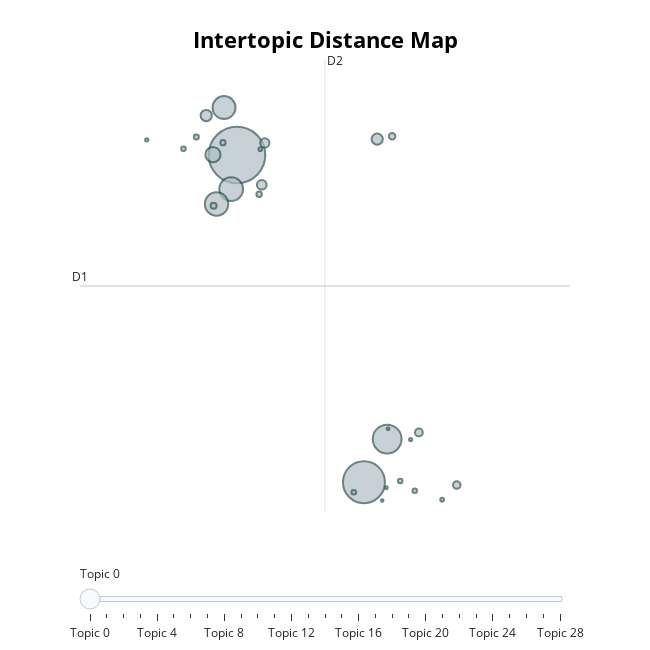

Notebook code for this chart:
### Code cell
topic_model_hdbscan.visualize_barchart(top_n_topics=30)
topic_model_hdbscan.visualize_topics()

### Figure 1 — Plotly figure (JSON) as saved in the notebook; plotly's stock layout.template omitted (floating-point values rounded to 4 significant figures)
{"data": [{"customdata": [[0, "01 | dukung | orang | pilih | kayak", 7897], [1, "cak | imin | anies | baswedan | rasyid", 4350], [2, "presiden | anies | indonesia | pilih | baswedan", 2041], [3, "presiden | calon | indonesia | 01 | wakil", 1383], [4, "politik | demokrasi | partai | demokrat | nasional", 1348], [5, "debat | presiden | calon | wakil | imin", 1302], [6, "video | videotron | film | lihat | 01", 567], [7, "kritik | komentar | opini | dukung | 01", 314], [8, "twitter | berita | 01 | tiktok | instagram", 305], [9, "program | misi | visi | kerja | anies", 231], [10, "pintar | orang | dukung | 01 | bodoh", 211], [11, "palestina | israel | merdeka | aksi | bela", 149], [12, "kayak | cak | imin | lihat | anies", 141], [13, "media | sosial | 01 | banget | televisi", 102], [14, "legislatif | calon | partai | dewan | hukum", 89], [15, "pop | korea | kpopers | fandom | idol", 73], [16, "jalan | 00am | on | way | the", 68], [17, "strategi | strategy | 01 | strategis | tim", 61], [18, "viral | viralkan | ham | etik | vaccine", 52], [19, "model | template | dukung | 01 | bikin", 52], [20, "reply | respons | respon | reaksi | cak", 51], [21, "foto | blunder | cak | imin | fadil", 49], [22, "data | luhut | cherry | tambang | picking", 33], [23, "bot | polling | robot | serobot | 01", 33], [24, "konsep | gene | bosman | bagus | navy", 27], [25, "stadion | international | stadium | internasional | association", 25], [26, "estate | food | tani | blak | imin", 21], [27, "store | app | unduh | play | urut", 20], [28, "handphone | sita | handphonenya | tolong | cak", 16]], "hovertemplate": "<b>Topic %{customdata[0]}</b><br>%{customdata[1]}<br>Size: %{customdata[2]}", "legendgroup": "", "marker": {"color": "#B0BEC5", "line": {"color": "DarkSlateGrey", "width": 2}, "size": [7897, 4350, 2041, 1383, 1348, 1302, 567, 314, 305, 231, 211, 149, 141, 102, 89, 73, 68, 61, 52, 52, 51, 49, 33, 33, 27, 25, 21, 20, 16], "sizemode": "area", "sizeref": 4.936, "symbol": "circle"}, "mode": "markers", "name": "", "orientation": "v", "showlegend": false, "type": "scatter", "x": [5.915, 7.319, 7.575, 5.851, 5.689, 5.772, 5.65, 5.576, 7.465, 6.189, 6.223, 7.926, 8.345, 7.63, 5.657, 6.16, 5.761, 5.466, 7.206, 5.324, 7.72, 7.881, 8.183, 6.173, 4.918, 7.835, 7.566, 7.585, 7.521], "xaxis": "x", "y": [12.89, -2.756, -0.6928, 11.25, 10.55, 15.16, 12.9, 14.78, 13.65, 11.47, 13.46, -0.3778, -2.894, 13.79, 10.46, 11.02, 13.48, 13.75, -3.234, 13.19, -2.7, -3.164, -3.593, 13.17, 13.61, -0.7162, -3.021, -0.2059, -3.636], "yaxis": "y"}], "layout": {"annotations": [{"showarrow": false, "text": "D1", "x": 4.18, "y": 6.625, "yshift": 10}, {"showarrow": false, "text": "D2", "x": 6.888, "xshift": 10, "y": 17.43}], "height": 650, "hoverlabel": {"bgcolor": "white", "font": {"family": "Rockwell", "size": 16}}, "legend": {"itemsizing": "constant", "tracegroupgap": 0}, "margin": {"t": 60}, "shapes": [{"line": {"color": "#CFD8DC", "width": 2}, "type": "line", "x0": 6.888, "x1": 6.888, "y0": -4.182, "y1": 17.43}, {"line": {"color": "#9E9E9E", "width": 2}, "type": "line", "x0": 4.18, "x1": 9.596, "y0": 6.625, "y1": 6.625}], "sliders": [{"active": 0, "pad": {"t": 50}, "steps": [{"args": [{"marker.color": [["red", "#B0BEC5", "#B0BEC5", "#B0BEC5", "#B0BEC5", "#B0BEC5", "#B0BEC5", "#B0BEC5", "#B0BEC5", "#B0BEC5", "#B0BEC5", "#B0BEC5", "#B0BEC5", "#B0BEC5", "#B0BEC5", "#B0BEC5", "#B0BEC5", "#B0BEC5", "#B0BEC5", "#B0BEC5", "#B0BEC5", "#B0BEC5", "#B0BEC5", "#B0BEC5", "#B0BEC5", "#B0BEC5", "#B0BEC5", "#B0BEC5", "#B0BEC5"]]}], "label": "Topic 0", "method": "update"}, {"args": [{"marker.color": [["#B0BEC5", "red", "#B0BEC5", "#B0BEC5", "#B0BEC5", "#B0BEC5", "#B0BEC5", "#B0BEC5", "#B0BEC5", "#B0BEC5", "#B0BEC5", "#B0BEC5", "#B0BEC5", "#B0BEC5", "#B0BEC5", "#B0BEC5", "#B0BEC5", "#B0BEC5", "#B0BEC5", "#B0BEC5", "#B0BEC5", "#B0BEC5", "#B0BEC5", "#B0BEC5", "#B0BEC5", "#B0BEC5", "#B0BEC5", "#B0BEC5", "#B0BEC5"]]}], "label": "Topic 1", "method": "update"}, {"args": [{"marker.color": [["#B0BEC5", "#B0BEC5", "red", "#B0BEC5", "#B0BEC5", "#B0BEC5", "#B0BEC5", "#B0BEC5", "#B0BEC5", "#B0BEC5", "#B0BEC5", "#B0BEC5", "#B0BEC5", "#B0BEC5", "#B0BEC5", "#B0BEC5", "#B0BEC5", "#B0BEC5", "#B0BEC5", "#B0BEC5", "#B0BEC5", "#B0BEC5", "#B0BEC5", "#B0BEC5", "#B0BEC5", "#B0BEC5", "#B0BEC5", "#B0BEC5", "#B0BEC5"]]}], "label": "Topic 2", "method": "update"}, {"args": [{"marker.color": [["#B0BEC5", "#B0BEC5", "#B0BEC5", "red", "#B0BEC5", "#B0BEC5", "#B0BEC5", "#B0BEC5", "#B0BEC5", "#B0BEC5", "#B0BEC5", "#B0BEC5", "#B0BEC5", "#B0BEC5", "#B0BEC5", "#B0BEC5", "#B0BEC5", "#B0BEC5", "#B0BEC5", "#B0BEC5", "#B0BEC5", "#B0BEC5", "#B0BEC5", "#B0BEC5", "#B0BEC5", "#B0BEC5", "#B0BEC5", "#B0BEC5", "#B0BEC5"]]}], "label": "Topic 3", "method": "update"}, {"args": [{"marker.color": [["#B0BEC5", "#B0BEC5", "#B0BEC5", "#B0BEC5", "red", "#B0BEC5", "#B0BEC5", "#B0BEC5", "#B0BEC5", "#B0BEC5", "#B0BEC5", "#B0BEC5", "#B0BEC5", "#B0BEC5", "#B0BEC5", "#B0BEC5", "#B0BEC5", "#B0BEC5", "#B0BEC5", "#B0BEC5", "#B0BEC5", "#B0BEC5", "#B0BEC5", "#B0BEC5", "#B0BEC5", "#B0BEC5", "#B0BEC5", "#B0BEC5", "#B0BEC5"]]}], "label": "Topic 4", "method": "update"}, {"args": [{"marker.color": [["#B0BEC5", "#B0BEC5", "#B0BEC5", "#B0BEC5", "#B0BEC5", "red", "#B0BEC5", "#B0BEC5", "#B0BEC5", "#B0BEC5", "#B0BEC5", "#B0BEC5", "#B0BEC5", "#B0BEC5", "#B0BEC5", "#B0BEC5", "#B0BEC5", "#B0BEC5", "#B0BEC5", "#B0BEC5", "#B0BEC5", "#B0BEC5", "#B0BEC5", "#B0BEC5", "#B0BEC5", "#B0BEC5", "#B0BEC5", "#B0BEC5", "#B0BEC5"]]}], "label": "Topic 5", "method": "update"}, {"args": [{"marker.color": [["#B0BEC5", "#B0BEC5", "#B0BEC5", "#B0BEC5", "#B0BEC5", "#B0BEC5", "red", "#B0BEC5", "#B0BEC5", "#B0BEC5", "#B0BEC5", "#B0BEC5", "#B0BEC5", "#B0BEC5", "#B0BEC5", "#B0BEC5", "#B0BEC5", "#B0BEC5", "#B0BEC5", "#B0BEC5", "#B0BEC5", "#B0BEC5", "#B0BEC5", "#B0BEC5", "#B0BEC5", "#B0BEC5", "#B0BEC5", "#B0BEC5", "#B0BEC5"]]}], "label": "Topic 6", "method": "update"}, {"args": [{"marker.color": [["#B0BEC5", "#B0BEC5", "#B0BEC5", "#B0BEC5", "#B0BEC5", "#B0BEC5", "#B0BEC5", "red", "#B0BEC5", "#B0BEC5", "#B0BEC5", "#B0BEC5", "#B0BEC5", "#B0BEC5", "#B0BEC5", "#B0BEC5", "#B0BEC5", "#B0BEC5", "#B0BEC5", "#B0BEC5", "#B0BEC5", "#B0BEC5", "#B0BEC5", "#B0BEC5", "#B0BEC5", "#B0BEC5", "#B0BEC5", "#B0BEC5", "#B0BEC5"]]}], "label": "Topic 7", "method": "update"}, {"args": [{"marker.color": [["#B0BEC5", "#B0BEC5", "#B0BEC5", "#B0BEC5", "#B0BEC5", "#B0BEC5", "#B0BEC5", "#B0BEC5", "red", "#B0BEC5", "#B0BEC5", "#B0BEC5", "#B0BEC5", "#B0BEC5", "#B0BEC5", "#B0BEC5", "#B0BEC5", "#B0BEC5", "#B0BEC5", "#B0BEC5", "#B0BEC5", "#B0BEC5", "#B0BEC5", "#B0BEC5", "#B0BEC5", "#B0BEC5", "#B0BEC5", "#B0BEC5", "#B0BEC5"]]}], "label": "Topic 8", "method": "update"}, {"args": [{"marker.color": [["#B0BEC5", "#B0BEC5", "#B0BEC5", "#B0BEC5", "#B0BEC5", "#B0BEC5", "#B0BEC5", "#B0BEC5", "#B0BEC5", "red", "#B0BEC5", "#B0BEC5", "#B0BEC5", "#B0BEC5", "#B0BEC5", "#B0BEC5", "#B0BEC5", "#B0BEC5", "#B0BEC5", "#B0BEC5", "#B0BEC5", "#B0BEC5", "#B0BEC5", "#B0BEC5", "#B0BEC5", "#B0BEC5", "#B0BEC5", "#B0BEC5", "#B0BEC5"]]}], "label": "Topic 9", "method": "update"}, {"args": [{"marker.color": [["#B0BEC5", "#B0BEC5", "#B0BEC5", "#B0BEC5", "#B0BEC5", "#B0BEC5", "#B0BEC5", "#B0BEC5", "#B0BEC5", "#B0BEC5", "red", "#B0BEC5", "#B0BEC5", "#B0BEC5", "#B0BEC5", "#B0BEC5", "#B0BEC5", "#B0BEC5", "#B0BEC5", "#B0BEC5", "#B0BEC5", "#B0BEC5", "#B0BEC5", "#B0BEC5", "#B0BEC5", "#B0BEC5", "#B0BEC5", "#B0BEC5", "#B0BEC5"]]}], "label": "Topic 10", "method": "update"}, {"args": [{"marker.color": [["#B0BEC5", "#B0BEC5", "#B0BEC5", "#B0BEC5", "#B0BEC5", "#B0BEC5", "#B0BEC5", "#B0BEC5", "#B0BEC5", "#B0BEC5", "#B0BEC5", "red", "#B0BEC5", "#B0BEC5", "#B0BEC5", "#B0BEC5", "#B0BEC5", "#B0BEC5", "#B0BEC5", "#B0BEC5", "#B0BEC5", "#B0BEC5", "#B0BEC5", "#B0BEC5", "#B0BEC5", "#B0BEC5", "#B0BEC5", "#B0BEC5", "#B0BEC5"]]}], "label": "Topic 11", "method": "update"}, {"args": [{"marker.color": [["#B0BEC5", "#B0BEC5", "#B0BEC5", "#B0BEC5", "#B0BEC5", "#B0BEC5", "#B0BEC5", "#B0BEC5", "#B0BEC5", "#B0BEC5", "#B0BEC5", "#B0BEC5", "red", "#B0BEC5", "#B0BEC5", "#B0BEC5", "#B0BEC5", "#B0BEC5", "#B0BEC5", "#B0BEC5", "#B0BEC5", "#B0BEC5", "#B0BEC5", "#B0BEC5", "#B0BEC5", "#B0BEC5", "#B0BEC5", "#B0BEC5", "#B0BEC5"]]}], "label": "Topic 12", "method": "update"}, {"args": [{"marker.color": [["#B0BEC5", "#B0BEC5", "#B0BEC5", "#B0BEC5", "#B0BEC5", "#B0BEC5", "#B0BEC5", "#B0BEC5", "#B0BEC5", "#B0BEC5", "#B0BEC5", "#B0BEC5", "#B0BEC5", "red", "#B0BEC5", "#B0BEC5", "#B0BEC5", "#B0BEC5", "#B0BEC5", "#B0BEC5", "#B0BEC5", "#B0BEC5", "#B0BEC5", "#B0BEC5", "#B0BEC5", "#B0BEC5", "#B0BEC5", "#B0BEC5", "#B0BEC5"]]}], "label": "Topic 13", "method": "update"}, {"args": [{"marker.color": [["#B0BEC5", "#B0BEC5", "#B0BEC5", "#B0BEC5", "#B0BEC5", "#B0BEC5", "#B0BEC5", "#B0BEC5", "#B0BEC5", "#B0BEC5", "#B0BEC5", "#B0BEC5", "#B0BEC5", "#B0BEC5", "red", "#B0BEC5", "#B0BEC5", "#B0BEC5", "#B0BEC5", "#B0BEC5", "#B0BEC5", "#B0BEC5", "#B0BEC5", "#B0BEC5", "#B0BEC5", "#B0BEC5", "#B0BEC5", "#B0BEC5", "#B0BEC5"]]}], "label": "Topic 14", "method": "update"}, {"args": [{"marker.color": [["#B0BEC5", "#B0BEC5", "#B0BEC5", "#B0BEC5", "#B0BEC5", "#B0BEC5", "#B0BEC5", "#B0BEC5", "#B0BEC5", "#B0BEC5", "#B0BEC5", "#B0BEC5", "#B0BEC5", "#B0BEC5", "#B0BEC5", "red", "#B0BEC5", "#B0BEC5", "#B0BEC5", "#B0BEC5", "#B0BEC5", "#B0BEC5", "#B0BEC5", "#B0BEC5", "#B0BEC5", "#B0BEC5", "#B0BEC5", "#B0BEC5", "#B0BEC5"]]}], "label": "Topic 15", "method": "update"}, {"args": [{"marker.color": [["#B0BEC5", "#B0BEC5", "#B0BEC5", "#B0BEC5", "#B0BEC5", "#B0BEC5", "#B0BEC5", "#B0BEC5", "#B0BEC5", "#B0BEC5", "#B0BEC5", "#B0BEC5", "#B0BEC5", "#B0BEC5", "#B0BEC5", "#B0BEC5", "red", "#B0BEC5", "#B0BEC5", "#B0BEC5", "#B0BEC5", "#B0BEC5", "#B0BEC5", "#B0BEC5", "#B0BEC5", "#B0BEC5", "#B0BEC5", "#B0BEC5", "#B0BEC5"]]}], "label": "Topic 16", "method": "update"}, {"args": [{"marker.color": [["#B0BEC5", "#B0BEC5", "#B0BEC5", "#B0BEC5", "#B0BEC5", "#B0BEC5", "#B0BEC5", "#B0BEC5", "#B0BEC5", "#B0BEC5", "#B0BEC5", "#B0BEC5", "#B0BEC5", "#B0BEC5", "#B0BEC5", "#B0BEC5", "#B0BEC5", "red", "#B0BEC5", "#B0BEC5", "#B0BEC5", "#B0BEC5", "#B0BEC5", "#B0BEC5", "#B0BEC5", "#B0BEC5", "#B0BEC5", "#B0BEC5", "#B0BEC5"]]}], "label": "Topic 17", "method": "update"}, {"args": [{"marker.color": [["#B0BEC5", "#B0BEC5", "#B0BEC5", "#B0BEC5", "#B0BEC5", "#B0BEC5", "#B0BEC5", "#B0BEC5", "#B0BEC5", "#B0BEC5", "#B0BEC5", "#B0BEC5", "#B0BEC5", "#B0BEC5", "#B0BEC5", "#B0BEC5", "#B0BEC5", "#B0BEC5", "red", "#B0BEC5", "#B0BEC5", "#B0BEC5", "#B0BEC5", "#B0BEC5", "#B0BEC5", "#B0BEC5", "#B0BEC5", "#B0BEC5", "#B0BEC5"]]}], "label": "Topic 18", "method": "update"}, {"args": [{"marker.color": [["#B0BEC5", "#B0BEC5", "#B0BEC5", "#B0BEC5", "#B0BEC5", "#B0BEC5", "#B0BEC5", "#B0BEC5", "#B0BEC5", "#B0BEC5", "#B0BEC5", "#B0BEC5", "#B0BEC5", "#B0BEC5", "#B0BEC5", "#B0BEC5", "#B0BEC5", "#B0BEC5", "#B0BEC5", "red", "#B0BEC5", "#B0BEC5", "#B0BEC5", "#B0BEC5", "#B0BEC5", "#B0BEC5", "#B0BEC5", "#B0BEC5", "#B0BEC5"]]}], "label": "Topic 19", "method": "update"}, {"args": [{"marker.color": [["#B0BEC5", "#B0BEC5", "#B0BEC5", "#B0BEC5", "#B0BEC5", "#B0BEC5", "#B0BEC5", "#B0BEC5", "#B0BEC5", "#B0BEC5", "#B0BEC5", "#B0BEC5", "#B0BEC5", "#B0BEC5", "#B0BEC5", "#B0BEC5", "#B0BEC5", "#B0BEC5", "#B0BEC5", "#B0BEC5", "red", "#B0BEC5", "#B0BEC5", "#B0BEC5", "#B0BEC5", "#B0BEC5", "#B0BEC5", "#B0BEC5", "#B0BEC5"]]}], "label": "Topic 20", "method": "update"}, {"args": [{"marker.color": [["#B0BEC5", "#B0BEC5", "#B0BEC5", "#B0BEC5", "#B0BEC5", "#B0BEC5", "#B0BEC5", "#B0BEC5", "#B0BEC5", "#B0BEC5", "#B0BEC5", "#B0BEC5", "#B0BEC5", "#B0BEC5", "#B0BEC5", "#B0BEC5", "#B0BEC5", "#B0BEC5", "#B0BEC5", "#B0BEC5", "#B0BEC5", "red", "#B0BEC5", "#B0BEC5", "#B0BEC5", "#B0BEC5", "#B0BEC5", "#B0BEC5", "#B0BEC5"]]}], "label": "Topic 21", "method": "update"}, {"args": [{"marker.color": [["#B0BEC5", "#B0BEC5", "#B0BEC5", "#B0BEC5", "#B0BEC5", "#B0BEC5", "#B0BEC5", "#B0BEC5", "#B0BEC5", "#B0BEC5", "#B0BEC5", "#B0BEC5", "#B0BEC5", "#B0BEC5", "#B0BEC5", "#B0BEC5", "#B0BEC5", "#B0BEC5", "#B0BEC5", "#B0BEC5", "#B0BEC5", "#B0BEC5", "red", "#B0BEC5", "#B0BEC5", "#B0BEC5", "#B0BEC5", "#B0BEC5", "#B0BEC5"]]}], "label": "Topic 22", "method": "update"}, {"args": [{"marker.color": [["#B0BEC5", "#B0BEC5", "#B0BEC5", "#B0BEC5", "#B0BEC5", "#B0BEC5", "#B0BEC5", "#B0BEC5", "#B0BEC5", "#B0BEC5", "#B0BEC5", "#B0BEC5", "#B0BEC5", "#B0BEC5", "#B0BEC5", "#B0BEC5", "#B0BEC5", "#B0BEC5", "#B0BEC5", "#B0BEC5", "#B0BEC5", "#B0BEC5", "#B0BEC5", "red", "#B0BEC5", "#B0BEC5", "#B0BEC5", "#B0BEC5", "#B0BEC5"]]}], "label": "Topic 23", "method": "update"}, {"args": [{"marker.color": [["#B0BEC5", "#B0BEC5", "#B0BEC5", "#B0BEC5", "#B0BEC5", "#B0BEC5", "#B0BEC5", "#B0BEC5", "#B0BEC5", "#B0BEC5", "#B0BEC5", "#B0BEC5", "#B0BEC5", "#B0BEC5", "#B0BEC5", "#B0BEC5", "#B0BEC5", "#B0BEC5", "#B0BEC5", "#B0BEC5", "#B0BEC5", "#B0BEC5", "#B0BEC5", "#B0BEC5", "red", "#B0BEC5", "#B0BEC5", "#B0BEC5", "#B0BEC5"]]}], "label": "Topic 24", "method": "update"}, {"args": [{"marker.color": [["#B0BEC5", "#B0BEC5", "#B0BEC5", "#B0BEC5", "#B0BEC5", "#B0BEC5", "#B0BEC5", "#B0BEC5", "#B0BEC5", "#B0BEC5", "#B0BEC5", "#B0BEC5", "#B0BEC5", "#B0BEC5", "#B0BEC5", "#B0BEC5", "#B0BEC5", "#B0BEC5", "#B0BEC5", "#B0BEC5", "#B0BEC5", "#B0BEC5", "#B0BEC5", "#B0BEC5", "#B0BEC5", "red", "#B0BEC5", "#B0BEC5", "#B0BEC5"]]}], "label": "Topic 25", "method": "update"}, {"args": [{"marker.color": [["#B0BEC5", "#B0BEC5", "#B0BEC5", "#B0BEC5", "#B0BEC5", "#B0BEC5", "#B0BEC5", "#B0BEC5", "#B0BEC5", "#B0BEC5", "#B0BEC5", "#B0BEC5", "#B0BEC5", "#B0BEC5", "#B0BEC5", "#B0BEC5", "#B0BEC5", "#B0BEC5", "#B0BEC5", "#B0BEC5", "#B0BEC5", "#B0BEC5", "#B0BEC5", "#B0BEC5", "#B0BEC5", "#B0BEC5", "red", "#B0BEC5", "#B0BEC5"]]}], "label": "Topic 26", "method": "update"}, {"args": [{"marker.color": [["#B0BEC5", "#B0BEC5", "#B0BEC5", "#B0BEC5", "#B0BEC5", "#B0BEC5", "#B0BEC5", "#B0BEC5", "#B0BEC5", "#B0BEC5", "#B0BEC5", "#B0BEC5", "#B0BEC5", "#B0BEC5", "#B0BEC5", "#B0BEC5", "#B0BEC5", "#B0BEC5", "#B0BEC5", "#B0BEC5", "#B0BEC5", "#B0BEC5", "#B0BEC5", "#B0BEC5", "#B0BEC5", "#B0BEC5", "#B0BEC5", "red", "#B0BEC5"]]}], "label": "Topic 27", "method": "update"}, {"args": [{"marker.color": [["#B0BEC5", "#B0BEC5", "#B0BEC5", "#B0BEC5", "#B0BEC5", "#B0BEC5", "#B0BEC5", "#B0BEC5", "#B0BEC5", "#B0BEC5", "#B0BEC5", "#B0BEC5", "#B0BEC5", "#B0BEC5", "#B0BEC5", "#B0BEC5", "#B0BEC5", "#B0BEC5", "#B0BEC5", "#B0BEC5", "#B0BEC5", "#B0BEC5", "#B0BEC5", "#B0BEC5", "#B0BEC5", "#B0BEC5", "#B0BEC5", "#B0BEC5", "red"]]}], "label": "Topic 28", "method": "update"}]}], "title": {"font": {"color": "Black", "size": 22}, "text": "<b>Intertopic Distance Map</b>", "x": 0.5, "xanchor": "center", "y": 0.95, "yanchor": "top"}, "width": 650, "xaxis": {"anchor": "y", "domain": [0, 1], "range": [4.18, 9.596], "title": {"text": ""}, "visible": false}, "yaxis": {"anchor": "x", "domain": [0, 1], "range": [-4.182, 17.43], "title": {"text": ""}, "visible": false}}}
